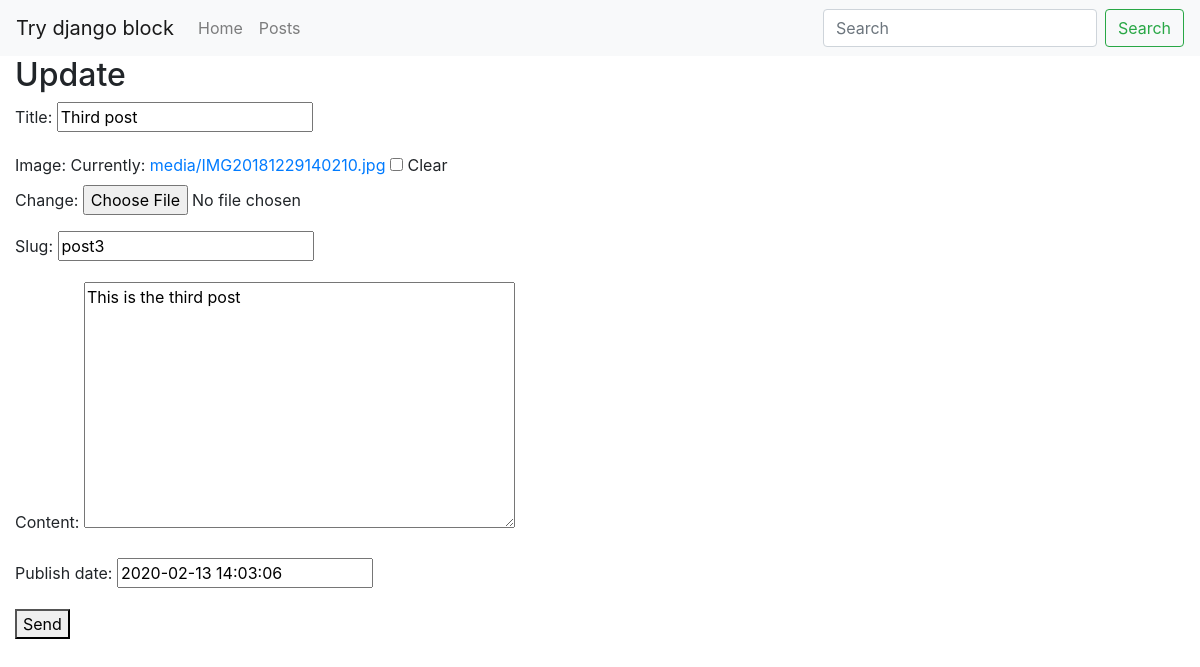
The page /post/post3/update/ (signed in) on the database its author committed.
### posts/models.py (models this page shows, shortened)
class Posts(models.Model):
    user = models.ForeignKey(User , on_delete=models.CASCADE , default = 1)
    title = models.CharField(max_length=100)
    image = models.ImageField(upload_to = 'media' , blank = True , null = True)
    slug = models.SlugField(unique = True )
    content = models.TextField(null=True , blank = True)
    publish_date = models.DateTimeField(auto_now=False , auto_now_add=False, null=True , blank = True)
    timestamp = models.DateTimeField( auto_now_add=True)
    updated = models.DateTimeField(auto_now=True)
    objects=PostsManager()
    class Meta:
        ordering = ['-publish_date' , '-updated' , '-timestamp']

### posts/views.py (the view)
# urls.py: path('<slug:slug>/update/' , views.blog_post_update_view , name ="posts-update"),
@login_required
def blog_post_update_view(request , slug):
    obj = get_object_or_404(Posts , slug = slug )
    form = PostsModelForm(request.POST or None , instance = obj)
    if form.is_valid():
        form.save()
        return redirect("posts-detail",slug=obj.slug)
    context = {
        "form" : form,
        "title" : f"Update {obj.title}",
    }
    return render(request , 'posts/blog_post_update_view.html' , context)

### posts/form.py (shortened to what this page needs)
class PostsModelForm(forms.ModelForm):
    class Meta:
        model = Posts
        fields =['title' ,'image' ,  'slug' , 'content' , 'publish_date']

### posts/models.py (called while the page is built)
        def get_queryset(self):
            return PostsQuerySet(self.model , using=self._db)

### templates/posts/blog_post_update_view.html (shortened to what this page needs)
{% extends 'blog/base.html' %}
{% block content %}
    <h2>Update {{object.title}} </h2>
    <form method=POST action = "." >
        {{form.as_p}}
        <button type ="submit" >Send</button>
    </form>
{% endblock content %}

### rows shown on the page
Posts: title "Third post", slug "post3", content "This is the third post", publish_date "2020-02-13 14:03:06"
